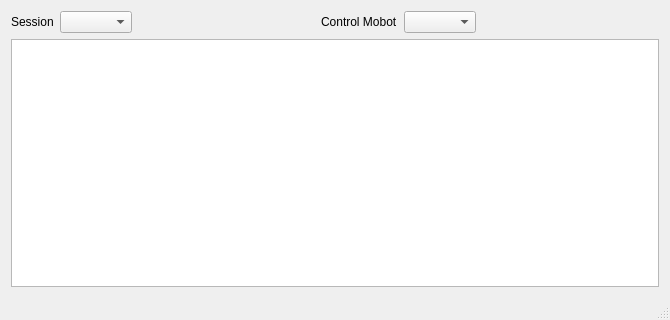
<?xml version="1.0" encoding="UTF-8"?>
<ui version="4.0">
 <class>ImageMapInfo</class>
 <widget class="QMainWindow" name="ImageMapInfo">
  <property name="geometry">
   <rect>
    <x>0</x>
    <y>0</y>
    <width>670</width>
    <height>320</height>
   </rect>
  </property>
  <property name="sizePolicy">
   <sizepolicy hsizetype="Fixed" vsizetype="Fixed">
    <horstretch>0</horstretch>
    <verstretch>0</verstretch>
   </sizepolicy>
  </property>
  <property name="minimumSize">
   <size>
    <width>670</width>
    <height>320</height>
   </size>
  </property>
  <property name="windowTitle">
   <string>Map Info</string>
  </property>
  <property name="iconSize">
   <size>
    <width>150</width>
    <height>150</height>
   </size>
  </property>
  <widget class="QWidget" name="centralWidget">
   <property name="sizePolicy">
    <sizepolicy hsizetype="Fixed" vsizetype="Fixed">
     <horstretch>0</horstretch>
     <verstretch>0</verstretch>
    </sizepolicy>
   </property>
   <layout class="QVBoxLayout" name="verticalLayout">
    <item>
     <layout class="QHBoxLayout" name="horizontalLayout">
      <item>
       <widget class="QLabel" name="sessionLabel">
        <property name="text">
         <string>Session</string>
        </property>
       </widget>
      </item>
      <item>
       <widget class="QComboBox" name="sessionCombo"/>
      </item>
      <item>
       <spacer name="horizontalSpacer">
        <property name="orientation">
         <enum>Qt::Horizontal</enum>
        </property>
        <property name="sizeHint" stdset="0">
         <size>
          <width>40</width>
          <height>20</height>
         </size>
        </property>
       </spacer>
      </item>
      <item>
       <widget class="QLabel" name="label">
        <property name="text">
         <string>Control Mobot</string>
        </property>
       </widget>
      </item>
      <item>
       <widget class="QComboBox" name="comboBox"/>
      </item>
      <item>
       <spacer name="sessionSpacer">
        <property name="orientation">
         <enum>Qt::Horizontal</enum>
        </property>
        <property name="sizeHint" stdset="0">
         <size>
          <width>40</width>
          <height>20</height>
         </size>
        </property>
       </spacer>
      </item>
     </layout>
    </item>
    <item>
     <layout class="QHBoxLayout" name="horizontalLayout_3">
      <item>
       <widget class="QTableView" name="mobotInfoTable">
        <property name="enabled">
         <bool>true</bool>
        </property>
       </widget>
      </item>
     </layout>
    </item>
   </layout>
  </widget>
  <widget class="QStatusBar" name="statusBar"/>
 </widget>
 <layoutdefault spacing="6" margin="11"/>
 <tabstops>
  <tabstop>sessionCombo</tabstop>
 </tabstops>
 <resources/>
 <connections/>
</ui>
